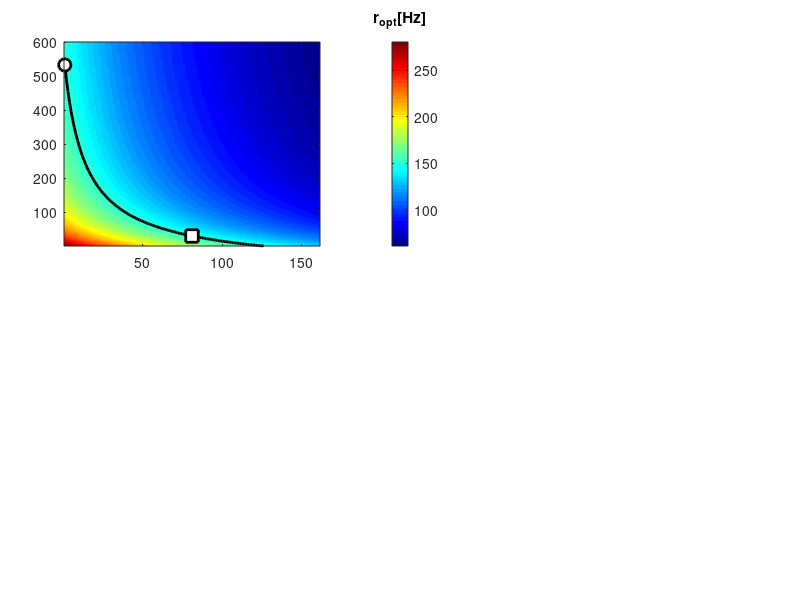

This figure's MATLAB source: (Note: this script raises an error after producing the figure.)
%Generate figure
clear all; close all;

load('fig4data_40ms.mat');

all_taud = linspace(0.01,0.1,600);
all_U = linspace(0.05,0.15,161);

nRows = length(all_taud);
nCols = length(all_U);

for i = 1:nCols
    [val,ind] = min( abs(Gain(:,i)-108.4) );
    if val < 1
        G75x(i) = i;
        G75y(i) = ind;
    end
    
    
    [val,ind] = min( abs(Freq(:,i)-150) );
    if val < 1
        F150x(i) = i;
        F150y(i) = ind;
        GF150(i) = Gain(ind,i);
        TD2(1,i) = all_taud(ind);
    end
    
    [val,ind] = min( abs(Freq(:,i)-175) );
    if val < 1
        F180x(i) = i;
        F180y(i) = ind;
        GF180(i) = Gain(ind,i);
        TD2(2,i) = all_taud(ind);
    end
    
    [val,ind] = min( abs(Freq(:,i)-200) );
    if val < 1
        F200x(i) = i;
        F200y(i) = ind;
        GF200(i) = Gain(ind,i);
        TD2(3,i) = all_taud(ind);
    end
end

for f = 150:200
    [val1,ind1] = min( abs(Freq(:,1)-f) );
    [val2,ind2] = min( abs(Freq(:,41)-f) );
    [val3,ind3] = min( abs(Freq(:,81)-f) );
    
    GF(1,f-149) = Gain(ind1,1);
    GF(2,f-149) = Gain(ind2,41);
    GF(3,f-149) = Gain(ind3,81);
    
    TD1(1,f-149) = all_taud(ind1);
    TD1(2,f-149) = all_taud(ind2);
    TD1(3,f-149) = all_taud(ind3);
end

TD1max = max(max(TD1));
TD1scaled = TD1/TD1max;
TD2max = max(max(TD2));
TD2scaled = TD2/TD2max;

figure(); set(gcf,'color','w','Position', [50, 50, 900, 500]);
sb1 = subplot('Position',[.08 .59 .4 .34]);
imagesc(Freq); hold on;
set(gca,'YDir','normal');
colormap('jet'); c1 = colorbar();
plot(F150x,F150y,'k','Linewidth',2);
plot(1,F150y(1),'o','MarkerSize',9,'Linewidth',2,'MarkerEdgeColor','k','MarkerFaceColor',[1,1,1]);
plot(81,F150y(81),'s','MarkerSize',9,'Linewidth',2,'MarkerEdgeColor','k','MarkerFaceColor',[1,1,1]);
title(c1,'r_{opt}[Hz]');
set(c1,'Position',[.49 .59 .02 .34]);
h = gca();
h.XTick = linspace(1,nCols,3);
h.YTick = linspace(1,nRows,4);
h.XTickLabel = strread(num2str(all_U(round(linspace(1,nCols,3)))),'%s');
h.YTickLabel = strread(num2str(round(1000*all_taud(round(linspace(1,nRows,4))))),'%s');
xlabel('U');
ylabel('\tau_{rec} [ms]');


sb2 = subplot('Position',[.08 .1 .4 .34]);
imagesc(Gain); hold on;
set(gca,'YDir','normal');
colormap('jet'); c2 = colorbar();
plot(G75x,G75y,'k','Linewidth',2);
plot(1,F150y(1),'o','MarkerSize',9,'Linewidth',2,'MarkerEdgeColor','k','MarkerFaceColor',[1,1,1]);
plot(81,F150y(81),'s','MarkerSize',9,'Linewidth',2,'MarkerEdgeColor','k','MarkerFaceColor',[1,1,1]);
title(c2,'G_{max}[%]');
set(c2,'Position',[.49 .1 .02 .34]);
h = gca();
h.XTick = linspace(1,nCols,3);
h.YTick = linspace(1,nRows,4);
h.XTickLabel = strread(num2str(all_U(round(linspace(1,nCols,3)))),'%s');
h.YTickLabel = strread(num2str(round(1000*all_taud(round(linspace(1,nRows,4))))),'%s');
xlabel('U');
ylabel('\tau_{rec} [ms]');


sb3 = subplot('Position',[.64 .59 .3 .34]);
plot(150:200,GF(1,:),'Linewidth',1,'Color',[.8,.8,.8]); hold on;
plot(150:200,GF(2,:),'Linewidth',1,'Color',[.5,.5,.5]); 
plot(150:200,GF(3,:),'Linewidth',1,'Color',[0,0,0]);
for i = 1:length(GF(1,:))
    plot(149+i,GF(1,i),'o','MarkerSize',10*TD1scaled(1,i),'Color',[.8,.8,.8],'MarkerFaceColor',[.8,.8,.8]); hold on;
    plot(149+i,GF(2,i),'o','MarkerSize',10*TD1scaled(1,i),'Color',[.5,.5,.5],'MarkerFaceColor',[.5,.5,.5]); 
    plot(149+i,GF(3,i),'o','MarkerSize',10*TD1scaled(1,i),'Color',[0,0,0],'MarkerFaceColor',[0,0,0]); 
end
box off;
xlim([145, 205]); ylim([80,150]);
xlabel('r_{opt}[Hz]');
ylabel('G_{max}[%]');
l1 = legend('U = 0.050','U = 0.075','U = 0.100'); legend boxoff;
set(l1,'Position',[0.66 0.84 0.13 0.12]);


sb4 = subplot('Position',[.64 .1 .3 .34]);
plot(all_U(F150x),GF150,'Linewidth',1,'color',[.8,.8,.8]); hold on; 
plot(all_U(F180x),GF180,'Linewidth',1,'color',[.5,.5,.5]);
plot(all_U(F200x),GF200,'Linewidth',1,'color',[0,0,0]);
for i = 1:length(GF150)
    plot(all_U(i),GF150(i),'o','MarkerSize',10*TD2scaled(1,i),'Color',[.8,.8,.8],'MarkerFaceColor',[.8,.8,.8]); hold on; 
end
for i = 1:length(GF180)
    plot(all_U(i),GF180(i),'o','MarkerSize',10*TD2scaled(2,i),'Color',[.5,.5,.5],'MarkerFaceColor',[.5,.5,.5]);
end
for i = 1:length(GF200)    
    plot(all_U(i),GF200(i),'o','MarkerSize',10*TD2scaled(3,i),'Color',[0,0,0],'MarkerFaceColor',[0,0,0]); 
end
box off;
l2 = legend('150 Hz','175 Hz','200 Hz'); legend boxoff;
%set(l2,'Position',[0.66 0.84 0.13 0.12]);
ylim([80, 150]); %xlim([0.045, 0.105]);
xlabel('U');
ylabel('G_{max}[%]');


fig=gcf;
set(findall(fig,'-property','FontSize'),'FontSize',12);
set(findall(fig,'-property','FontName'),'FontName','Arial');

% text(sb1,-0.17,1.05,'A','FontSize',12,'FontName','Arial','Fontweight','Bold','Units','normalized');
% text(sb2,-0.17,1.05,'B','FontSize',12,'FontName','Arial','Fontweight','Bold','Units','normalized');
% text(sb3,-0.19,1.05,'C','FontSize',12,'FontName','Arial','Fontweight','Bold','Units','normalized');
% text(sb4,-0.19,1.05,'D','FontSize',12,'FontName','Arial','Fontweight','Bold','Units','normalized');

%print('fig41','-dsvg');



